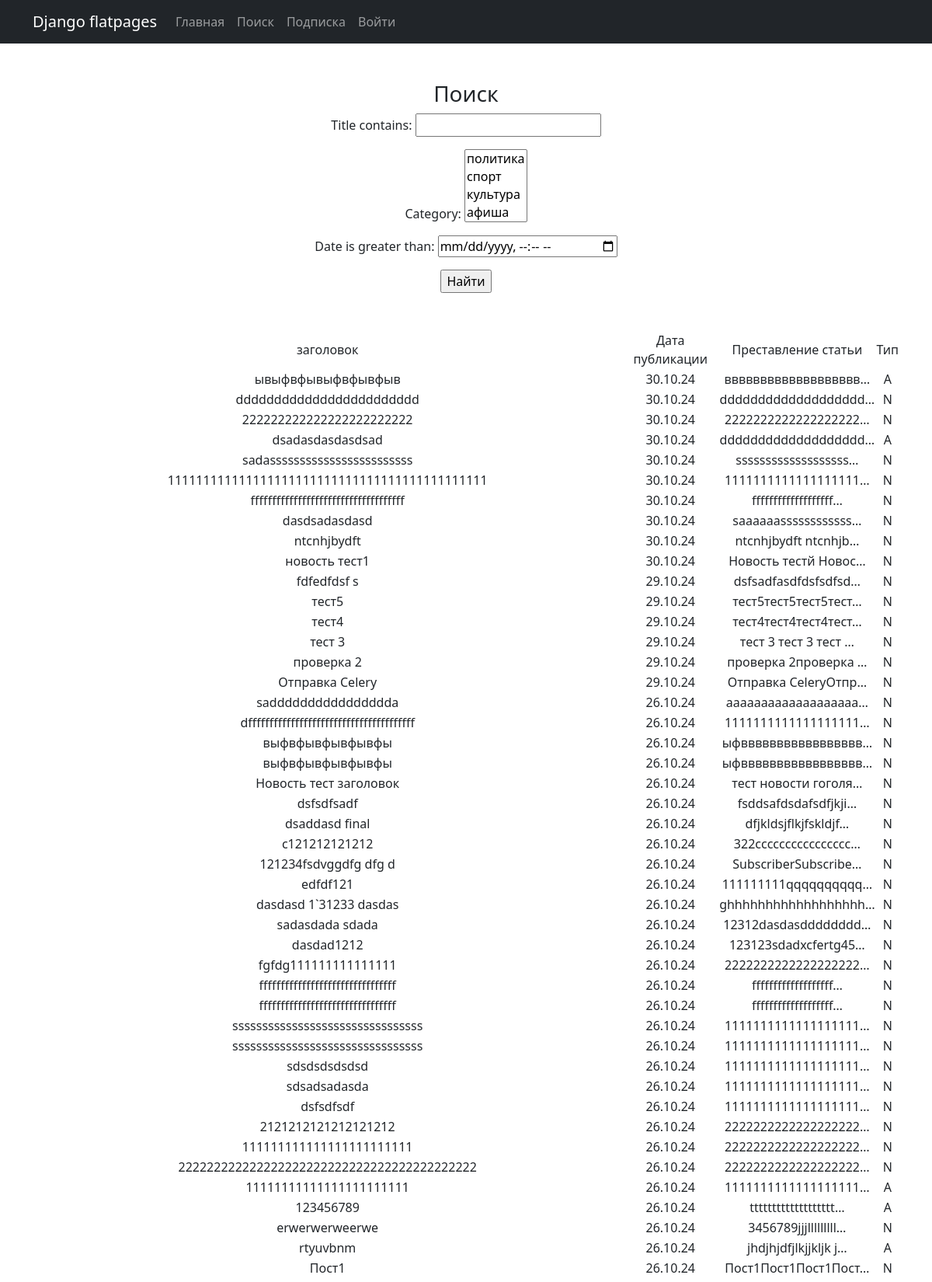
The page /posts/news/search/ (upper part) on the database its author committed.
### news/models.py (models this page shows, shortened)
class Post(models.Model):
    author = models.ForeignKey(Author, on_delete=models.DO_NOTHING)
    type = models.CharField(max_length=10, choices=TYPE_POST)
    date = models.DateTimeField(auto_now_add=True)
    category = models.ManyToManyField(Category, through='PostCategory')
    title = models.CharField(max_length=255)
    text = models.TextField()
    rating = models.IntegerField(default=0)

### news/views.py (the view)
# urls.py: path('news/search/', cache_page(60*5)(NewsSerchList.as_view()), name='news_search'),
class NewsSerchList(ListView):
    model = Post
    ordering = '-date'
    template_name = 'news_search.html'
    context_object_name = 'news'
    def get_queryset(self):
        queryset = super().get_queryset()
        self.filterset = NewsFilter(self.request.GET, queryset)
        return self.filterset.qs
    def get_context_data(self, **kwargs):
        context = super().get_context_data(**kwargs)
        context['filterset'] = self.filterset
        return context

### news/models.py (called while the page is built)
    def __str__(self):
        return f'{self.name}'

### news/templatetags/custom_filters.py (called while the page is built)
@register.filter()
def censor(value):
    for bad_words, norm_words in DIC_BAD_WORDS.items():
        value = value.replace(bad_words, norm_words)
        print
    return value

### templates/news_search.html (shortened to what this page needs)
{% extends 'flatpages/default.html' %}
{% load custom_filters %}
{% block content %}
<br> </br>
<h3>Поиск</h3>
 <form action="" method="get">
       {{ filterset.form.as_p }}
       <input type="submit" value="Найти" />
   </form>
<br> </br>
 {% if news %}
    <table>
        <tr>
            <td>заголовок</td>
            <td>Дата публикации</td>
            <td>Преставление статьи</td>
            <td>Тип</td>
        </tr>
        {% for new in news %}
        <tr>
            <td>{{ new.title|censor }}</td>
            <td>{{ new.date|date:'d.m.y' }}</td>
            <td>{{ new.text|censor|truncatechars:20 }}</td>
            <td>{{ new.type }}</td>
        </tr>
        {% endfor %}
    </table>
 {% else %}
       <h2>Ничего не найдено</h2>
 {% endif %}
{% endblock content %}

### rows shown on the page
Post: title|censor "ывыфвфывыфвфывфыв", date "30.10.24", text|censor "ввввввввввввввввввв…", type "A"
Post: title|censor "dddddddddddddddddddddddd", date "30.10.24", text|censor "ddddddddddddddddddd…", type "N"
Post: title|censor "222222222222222222222222", date "30.10.24", text|censor "2222222222222222222…", type "N"
Post: title|censor "dsadasdasdasdsad", date "30.10.24", text|censor "ddddddddddddddddddd…", type "A"
Post: title|censor "sadassssssssssssssssssssssss", date "30.10.24", text|censor "sssssssssssssssssss…", type "N"
Post: title|censor "111111111111111111111111111111111111111111111", date "30.10.24", text|censor "1111111111111111111…", type "N"
Post: title|censor "ffffffffffffffffffffffffffffffffffff", date "30.10.24", text|censor "fffffffffffffffffff…", type "N"
Post: title|censor "dasdsadasdasd", date "30.10.24", text|censor "saaaaaassssssssssss…", type "N"
Post: title|censor "ntcnhjbydft", date "30.10.24", text|censor "ntcnhjbydft ntcnhjb…", type "N"
Post: title|censor "новость тест1", date "30.10.24", text|censor "Новость тестй Новос…", type "N"
Post: title|censor "fdfedfdsf s", date "29.10.24", text|censor "dsfsadfasdfdsfsdfsd…", type "N"
Post: title|censor "тест5", date "29.10.24", text|censor "тест5тест5тест5тест…", type "N"
Post: title|censor "тест4", date "29.10.24", text|censor "тест4тест4тест4тест…", type "N"
Post: title|censor "тест 3", date "29.10.24", text|censor "тест 3 тест 3 тест …", type "N"
Post: title|censor "проверка 2", date "29.10.24", text|censor "проверка 2проверка …", type "N"
Post: title|censor "Отправка Celery", date "29.10.24", text|censor "Отправка CeleryОтпр…", type "N"
Post: title|censor "sadddddddddddddddda", date "26.10.24", text|censor "aaaaaaaaaaaaaaaaaaa…", type "N"
Post: title|censor "dfffffffffffffffffffffffffffffffffffffff", date "26.10.24", text|censor "1111111111111111111…", type "N"
Post: title|censor "выфвфывфывфывфы", date "26.10.24", text|censor "ыфввввввввввввввввв…", type "N"
Post: title|censor "выфвфывфывфывфы", date "26.10.24", text|censor "ыфввввввввввввввввв…", type "N"
Post: title|censor "Новость тест заголовок", date "26.10.24", text|censor "тест новости гоголя…", type "N"
Post: title|censor "dsfsdfsadf", date "26.10.24", text|censor "fsddsafdsdafsdfjkji…", type "N"
Post: title|censor "dsaddasd final", date "26.10.24", text|censor "dfjkldsjflkjfskldjf…", type "N"
Post: title|censor "c121212121212", date "26.10.24", text|censor "322cccccccccccccccc…", type "N"
Post: title|censor "121234fsdvggdfg dfg d", date "26.10.24", text|censor "SubscriberSubscribe…", type "N"
Post: title|censor "edfdf121", date "26.10.24", text|censor "111111111qqqqqqqqqq…", type "N"
Post: title|censor "dasdasd 1`31233 dasdas", date "26.10.24", text|censor "ghhhhhhhhhhhhhhhhhh…", type "N"
Post: title|censor "sadasdada sdada", date "26.10.24", text|censor "12312dasdasdddddddd…", type "N"
Post: title|censor "dasdad1212", date "26.10.24", text|censor "123123sdadxcfertg45…", type "N"
Post: title|censor "fgfdg111111111111111", date "26.10.24", text|censor "2222222222222222222…", type "N"
Post: title|censor "ffffffffffffffffffffffffffffffff", date "26.10.24", text|censor "fffffffffffffffffff…", type "N"
Post: title|censor "ffffffffffffffffffffffffffffffff", date "26.10.24", text|censor "fffffffffffffffffff…", type "N"
Post: title|censor "ssssssssssssssssssssssssssssssss", date "26.10.24", text|censor "1111111111111111111…", type "N"
Post: title|censor "ssssssssssssssssssssssssssssssss", date "26.10.24", text|censor "1111111111111111111…", type "N"
Post: title|censor "sdsdsdsdsdsd", date "26.10.24", text|censor "1111111111111111111…", type "N"
Post: title|censor "sdsadsadasda", date "26.10.24", text|censor "1111111111111111111…", type "N"
Post: title|censor "dsfsdfsdf", date "26.10.24", text|censor "1111111111111111111…", type "N"
Post: title|censor "2121212121212121212", date "26.10.24", text|censor "2222222222222222222…", type "N"
Post: title|censor "111111111111111111111111", date "26.10.24", text|censor "2222222222222222222…", type "N"
Post: title|censor "222222222222222222222222222222222222222222", date "26.10.24", text|censor "2222222222222222222…", type "N"
Post: title|censor "11111111111111111111111", date "26.10.24", text|censor "1111111111111111111…", type "A"
Post: title|censor "123456789", date "26.10.24", text|censor "ttttttttttttttttttt…", type "A"
Post: title|censor "erwerwerweerwe", date "26.10.24", text|censor "3456789jjjlllllllll…", type "N"
Post: title|censor "rtyuvbnm", date "26.10.24", text|censor "jhdjhjdfjlkjjkljk j…", type "A"
Post: title|censor "Пост1", date "26.10.24", text|censor "Пост1Пост1Пост1Пост…", type "N"
